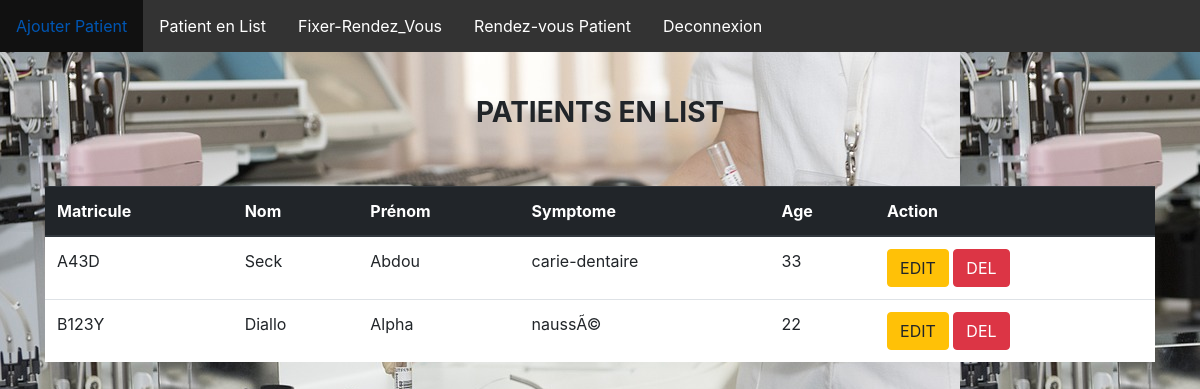
Page /patient_inscri.php on the committed database.
### tables this page shows
CREATE TABLE `patient` (
  `id` varchar(40) NOT NULL,
  `nom` varchar(45) NOT NULL,
  `prenom` varchar(45) NOT NULL,
  `age` int(11) NOT NULL,
  `symptome` varchar(45) NOT NULL,
  `secretaire_id` varchar(40) NOT NULL
);

### patient_inscri.php (the view, shortened to what this page needs)
<? require 'menu.php';?>
<!DOCTYPE html>
<html lang="en">
<head>
    <link rel="stylesheet" href="acceuil.css">
    <link rel="stylesheet" href="https://maxcdn.bootstrapcdn.com/bootstrap/4.0.0/css/bootstrap.min.css"
>
</head>
<body>
    <div class="container">
        <br><br><br><br>
        <legend align="center">
                <div class="panel panel-primary" align="center">
                    <div class="panel-body">
                    <h3 class="text-on-pannel"><strong class="text-uppercase">
                       PATIENTS EN LIST </strong></h3>
                    </div>
                </div>
        </legend>
        <br><br>
            <table class="table">
				<thead class="thead-dark">
					<tr>
                        <th scope="col">Matricule</th>
                        <th scope="col">Nom</th>
                        <th scope="col">Prénom</th>
                        <th scope="col">Symptome</th>
                        <th scope="col">Age</th>
                        <th scope="col">Action</th>
                    </tr>
				</thead>
				<tbody>
                <?php
					$db= new PDO('mysql:host=localhost;dbname=hospital;','root','');
                    $sql=$db->query('SELECT * FROM patient');
                    while($donnee=$sql->fetch())
                    {
                        echo '<tr class="col">';
                        echo '<td>'.$donnee['id'].'</td>';
                        echo '<td>'.$donnee['nom'].'</td>';
                        echo '<td>'.$donnee['prenom'].'</td>';
                        echo '<td>'.$donnee['symptome'].'</td>';
                        echo '<td>'.$donnee['age'].'</td>';
                        echo '<td><a href="editRendezVous.php?numid='.$donnee['id'].'"><input type="submit" class="btn btn-warning" value="EDIT"></a>
                       <a href="supprimer.php?numid='.$donnee['id'].'"><input type="submit" class="btn btn-danger" value="DEL"></a></td>';
                    echo '</tr>';
                    }
            ?>
            </tbody>
			</table>
    </div>
</body>
</html>

### acceuil.css (style rules this page uses)
body { background:linear-gradient( rgba(0, 0, 0, 0.45), rgba(0, 0, 0, 0.45)), url('hosp.jpeg') no-repeat center center fixed; -webkit-background-size: cover; -moz-background-size: cover; background-size: cover; -o-background-size: cover; }
a { display: inline-table; margin: auto }

### patient_inscri.php (style rules this page uses)
body { background: url('bgH.jpg'); }
tbody { background: white; }

### rows in the picture
patient: id "A43D", nom "Seck", prenom "Abdou", symptome "carie-dentaire", age "33"
patient: id "B123Y", nom "Diallo", prenom "Alpha", symptome "naussÃ©", age "22"
